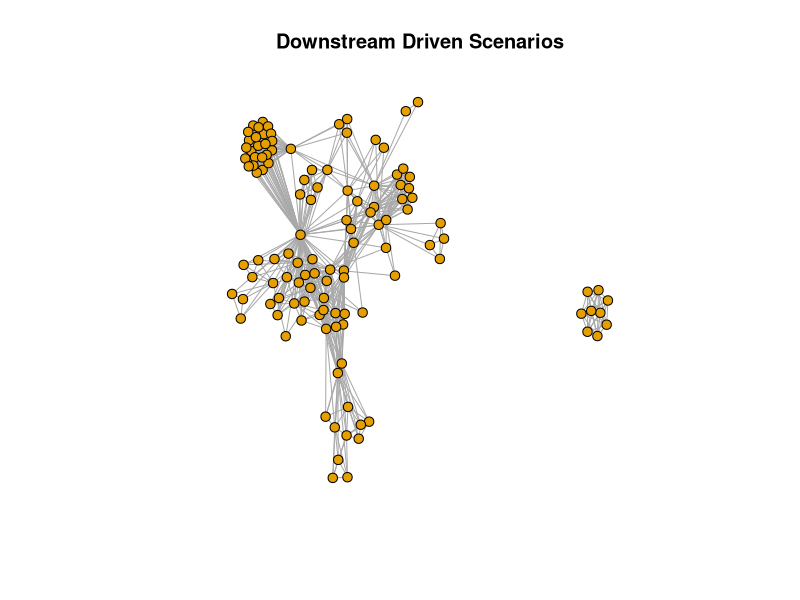
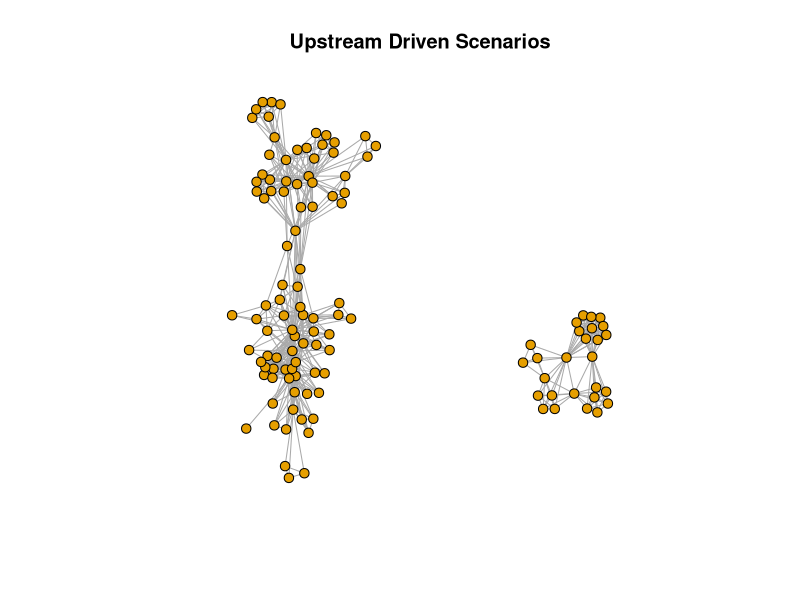
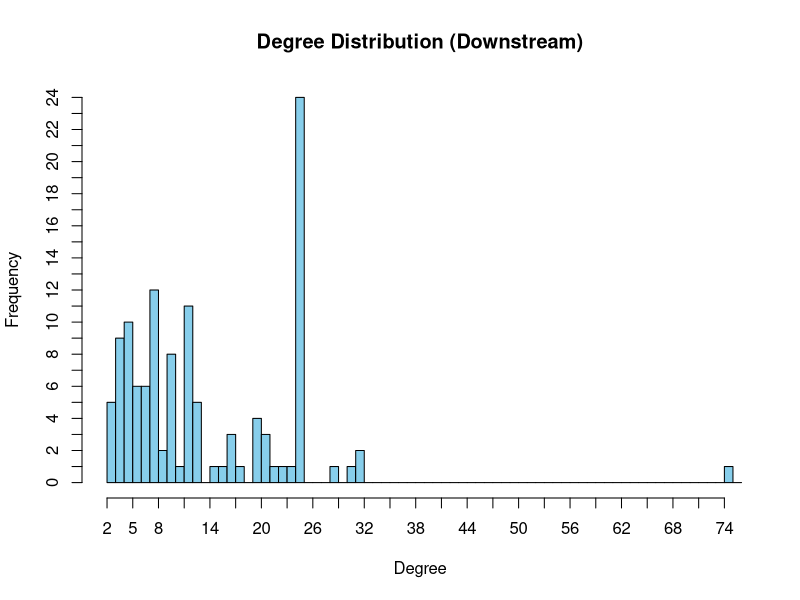
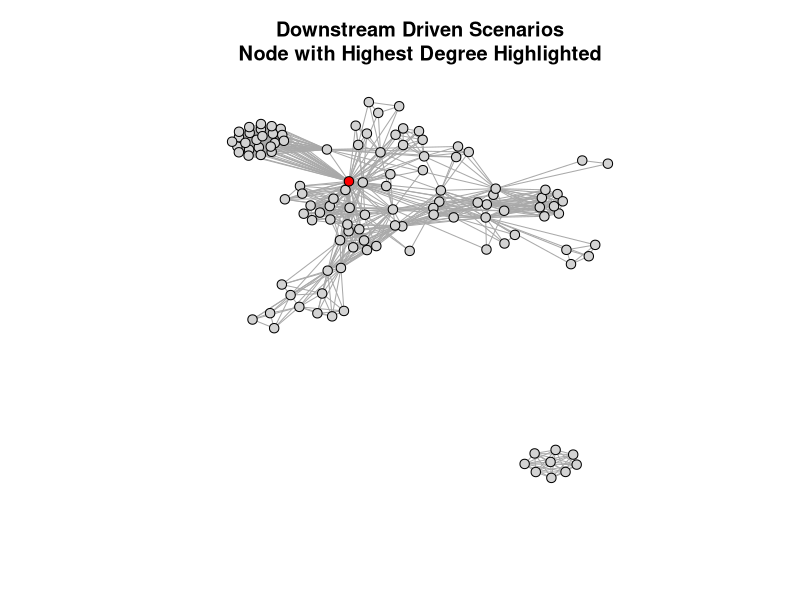
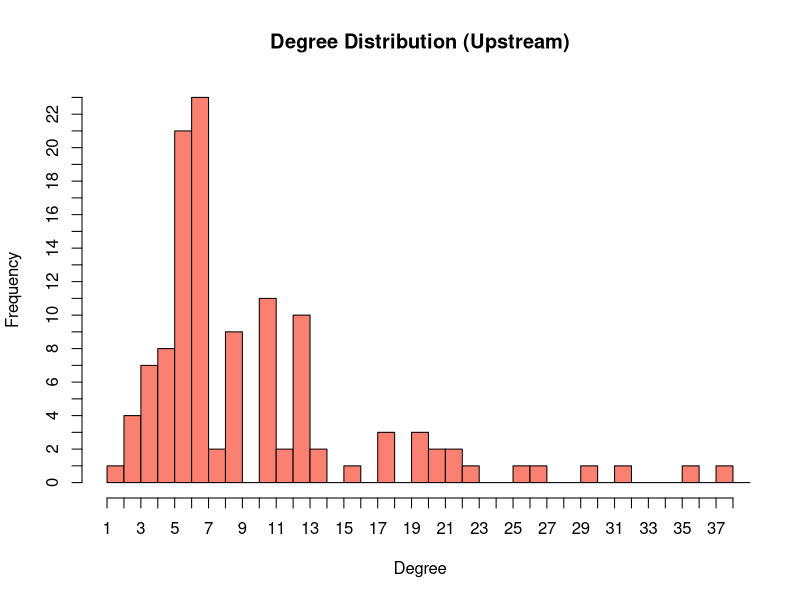
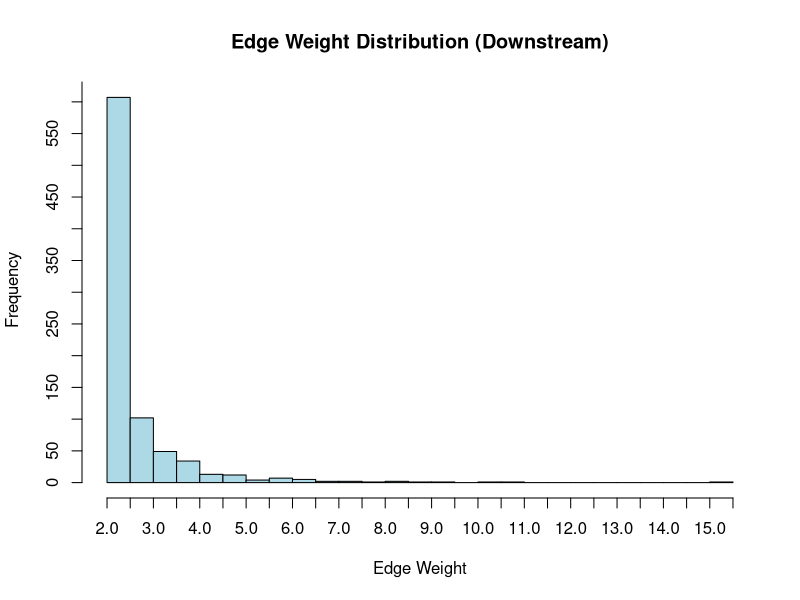
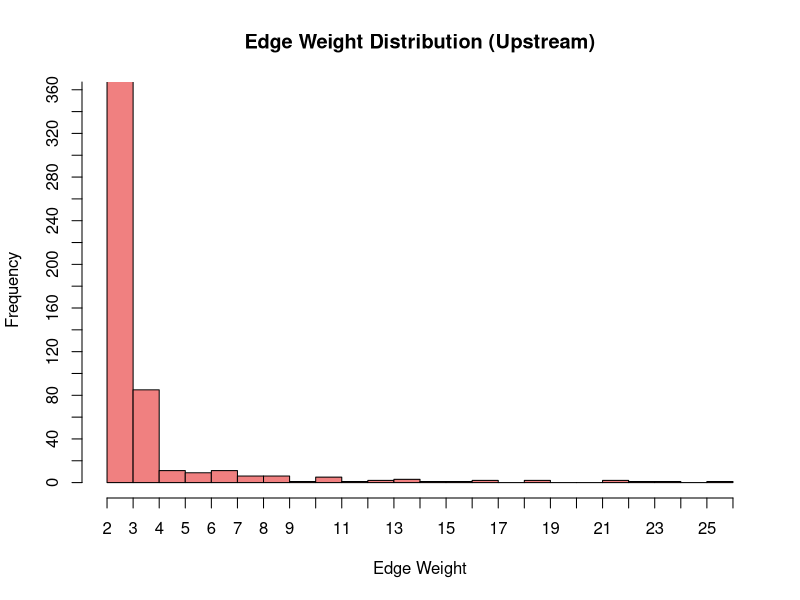
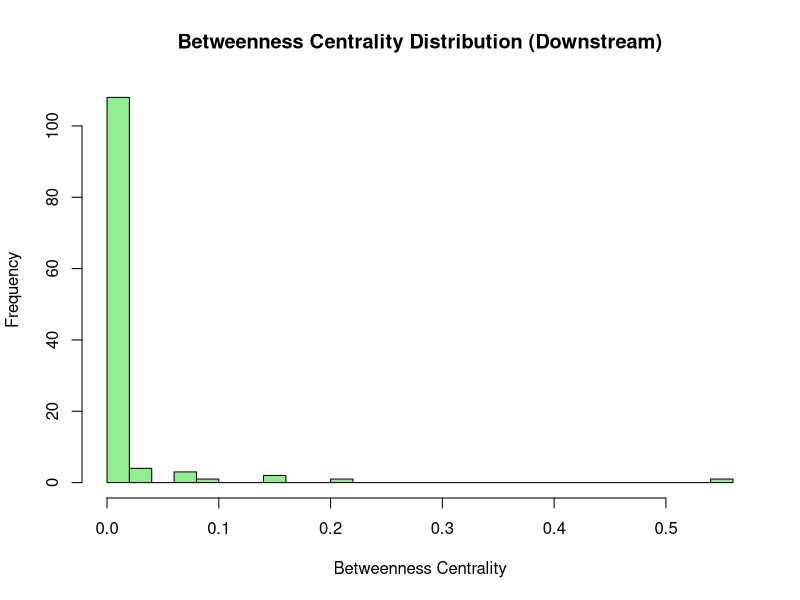

The R source for these figures, in order:
library(igraph)
#install.packages("rstudioapi")
library(rstudioapi)

# To set current directory as working directory:
setwd(dirname(rstudioapi::getActiveDocumentContext()$path))
getwd()
list.files()

# --- Downstream Driven Scenarios Graph ---

# Read the CSV file
df_ds <- read.csv("../data/downstream_driven.csv", stringsAsFactors = FALSE)

# Get unique usernames (nodes = developers)
nodes_ds <- unique(df_ds$username)

# Create edges with weights based on shared scenarios
# edge_weights will store the weight for each pair
edge_weights <- list()

scenarios <- unique(df_ds$scenario)

for (scenario in scenarios) {
  # Get all rows for this scenario
  scenario_data <- df_ds[df_ds$scenario == scenario, ]
  
  # Calculate involvement for each developer in this scenario
  # (sum of max_inv across all projects they appear in for this scenario)
  dev_involvement <- aggregate(max_inv ~ username, data = scenario_data, FUN = sum)
  
  # Get developers in this scenario
  devs <- unique(scenario_data$username)
  
  # Create edges between all pairs of developers in this scenario
  if (length(devs) > 1) {
    pairs <- combn(devs, 2)
    for (i in 1:ncol(pairs)) {
      dev1 <- pairs[1, i]
      dev2 <- pairs[2, i]
      
      # Get involvement values for both developers
      inv1 <- dev_involvement$max_inv[dev_involvement$username == dev1]
      inv2 <- dev_involvement$max_inv[dev_involvement$username == dev2]
      
      # Calculate scenario weight as average of their involvements
      scenario_weight <- mean(c(inv1, inv2))
      
      # Create edge key (sorted to avoid duplicates)
      edge_key <- paste(sort(c(dev1, dev2)), collapse = "_")
      
      # Add to cumulative weight
      if (is.null(edge_weights[[edge_key]])) {
        edge_weights[[edge_key]] <- scenario_weight
      } else {
        edge_weights[[edge_key]] <- edge_weights[[edge_key]] + scenario_weight
      }
    }
  }
}

# Convert edge_weights list to edge_list dataframe
edge_list <- data.frame(
  from = character(),
  to = character(),
  weight = numeric(),
  stringsAsFactors = FALSE
)

for (edge_key in names(edge_weights)) {
  devs <- strsplit(edge_key, "_")[[1]]
  edge_list <- rbind(edge_list, data.frame(
    from = devs[1],
    to = devs[2],
    weight = edge_weights[[edge_key]],
    stringsAsFactors = FALSE
  ))
}

# Create the graph
g_ds <- graph_from_data_frame(d = edge_list, vertices = nodes_ds, directed = FALSE)

# Add inverse weight as edge attribute (for distance-based metrics)
E(g_ds)$inv_weight <- 1 / E(g_ds)$weight

cat("\n--- Downstream Driven Graph Metrics ---\n")
# Print graph summary
print(paste("Number of nodes (downstream):", vcount(g_ds)))
print(paste("Number of edges (downstream):", ecount(g_ds)))
print(paste("Edge weight range (downstream):", min(E(g_ds)$weight), "to", max(E(g_ds)$weight)))
#print(g)


# Plot the graph
plot(g_ds, vertex.size=5, vertex.label=NA, edge.arrow.size=0.4, layout = layout_nicely(g_ds), main = "Downstream Driven Scenarios")

# --- Downstream Graph Metrics ---
# 1. Number of connected components
num_components_ds <- components(g_ds)$no
cat("Number of connected components:", num_components_ds, "\n")
# 2. Giant component size
giant_component_size_ds <- max(components(g_ds)$csize)
cat("Giant component size:", giant_component_size_ds, "\n")
# 3. Graph density
density_ds <- edge_density(g_ds)
cat("Graph density:", density_ds, "\n")
# 4. Average weighted degree
avg_weighted_degree_ds <- mean(strength(g_ds, weights=E(g_ds)$weight))
cat("Average weighted degree:", avg_weighted_degree_ds, "\n")

# --- Upstream Driven Scenarios Graph ---
# Read the upstream CSV file
df_up <- read.csv("../data/upstream_driven.csv", stringsAsFactors = FALSE)

# Get unique usernames (nodes = developers)
nodes_up <- unique(df_up$username)

# Create edges with weights based on shared scenarios
edge_weights_up <- list()

scenarios_up <- unique(df_up$scenario)

for (scenario in scenarios_up) {
  # Get all rows for this scenario
  scenario_data <- df_up[df_up$scenario == scenario, ]
  
  # Calculate involvement for each developer in this scenario
  dev_involvement <- aggregate(max_inv ~ username, data = scenario_data, FUN = sum)
  
  # Get developers in this scenario
  devs_up <- unique(scenario_data$username)
  
  # Create edges between all pairs of developers in this scenario
  if (length(devs_up) > 1) {
    pairs_up <- combn(devs_up, 2)
    for (i in 1:ncol(pairs_up)) {
      dev1 <- pairs_up[1, i]
      dev2 <- pairs_up[2, i]
      
      # Get involvement values for both developers
      inv1 <- dev_involvement$max_inv[dev_involvement$username == dev1]
      inv2 <- dev_involvement$max_inv[dev_involvement$username == dev2]
      
      # Calculate scenario weight as average of their involvements
      scenario_weight <- mean(c(inv1, inv2))
      
      # Create edge key (sorted to avoid duplicates)
      edge_key <- paste(sort(c(dev1, dev2)), collapse = "_")
      
      # Add to cumulative weight
      if (is.null(edge_weights_up[[edge_key]])) {
        edge_weights_up[[edge_key]] <- scenario_weight
      } else {
        edge_weights_up[[edge_key]] <- edge_weights_up[[edge_key]] + scenario_weight
      }
    }
  }
}

# Convert edge_weights list to edge_list dataframe
edge_list_up <- data.frame(
  from = character(),
  to = character(),
  weight = numeric(),
  stringsAsFactors = FALSE
)

for (edge_key in names(edge_weights_up)) {
  devs <- strsplit(edge_key, "_")[[1]]
  edge_list_up <- rbind(edge_list_up, data.frame(
    from = devs[1],
    to = devs[2],
    weight = edge_weights_up[[edge_key]],
    stringsAsFactors = FALSE
  ))
}

# Create the graph
g_up <- graph_from_data_frame(d = edge_list_up, vertices = nodes_up, directed = FALSE)

# Add inverse weight as edge attribute (for distance-based metrics)
E(g_up)$inv_weight <- 1 / E(g_up)$weight

cat("\n--- Upstream Driven Graph Metrics ---\n")
# Print graph summary
print(paste("Number of nodes (upstream):", vcount(g_up)))
print(paste("Number of edges (upstream):", ecount(g_up)))
print(paste("Edge weight range (upstream):", min(E(g_up)$weight), "to", max(E(g_up)$weight)))


# Plot the graph
plot(g_up, vertex.size=5, vertex.label=NA, edge.arrow.size=0.4, layout = layout_nicely(g_up), main = "Upstream Driven Scenarios")

# --- Upstream Graph Metrics ---
# 1. Number of connected components
num_components_up <- components(g_up)$no
cat("Number of connected components:", num_components_up, "\n")
# 2. Giant component size
giant_component_size_up <- max(components(g_up)$csize)
cat("Giant component size:", giant_component_size_up, "\n")
# 3. Graph density
density_up <- edge_density(g_up)
cat("Graph density:", density_up, "\n")
# 4. Average weighted degree
avg_weighted_degree_up <- mean(strength(g_up, weights=E(g_up)$weight))
cat("Average weighted degree:", avg_weighted_degree_up, "\n")

# --- Degree Distribution (Unweighted) ---
# Downstream Driven Graph
deg_ds <- degree(g_ds, mode = "all")
hist_ds <- hist(deg_ds, breaks = seq(min(deg_ds), max(deg_ds)+1, by=1),
               main = "Degree Distribution (Downstream)",
               xlab = "Degree", ylab = "Frequency", col = "skyblue",
               xaxt = "n", yaxt = "n", xlim = c(min(deg_ds), max(deg_ds)), ylim = c(0, max(tabulate(deg_ds+1))))
# Custom x and y axes with more ticks
axis(1, at = seq(min(deg_ds), max(deg_ds), by = max(1, floor((max(deg_ds)-min(deg_ds))/20))))
axis(2, at = seq(0, max(hist_ds$counts), by = max(1, floor(max(hist_ds$counts)/20))))

# Print degree distribution (downstream)
cat("\nDegree distribution (downstream):\n")
print(table(deg_ds))

# --- Visualize Node with Highest Degree (Downstream) ---
max_deg_ds <- max(deg_ds)
node_max_deg_ds <- names(deg_ds)[which(deg_ds == max_deg_ds)]
cat("\nNode with highest degree (downstream):", node_max_deg_ds, "with degree", max_deg_ds, "\n")

# Highlight this node in the downstream-driven graph
vertex_colors <- rep("lightgray", vcount(g_ds))
vertex_colors[which(V(g_ds)$name == node_max_deg_ds)] <- "red"
plot(g_ds, vertex.size=5, vertex.label=NA, edge.arrow.size=0.4,
  layout = layout_nicely(g_ds), main = paste("Downstream Driven Scenarios\nNode with Highest Degree Highlighted"),
  vertex.color = vertex_colors)

# Upstream Driven Graph
deg_up <- degree(g_up, mode = "all")
hist_up <- hist(deg_up, breaks = seq(min(deg_up), max(deg_up)+1, by=1),
               main = "Degree Distribution (Upstream)",
               xlab = "Degree", ylab = "Frequency", col = "salmon",
               xaxt = "n", yaxt = "n", xlim = c(min(deg_up), max(deg_up)), ylim = c(0, max(tabulate(deg_up+1))))
# Custom x and y axes with more ticks
axis(1, at = seq(min(deg_up), max(deg_up), by = max(1, floor((max(deg_up)-min(deg_up))/20))))
axis(2, at = seq(0, max(hist_up$counts), by = max(1, floor(max(hist_up$counts)/20))))

# Print degree distribution (upstream)
cat("\nDegree distribution (upstream):\n")
print(table(deg_up))

# --- Edge Weight Distribution (Histogram) ---
# Downstream Driven Graph
edge_weights_ds <- E(g_ds)$weight
hist(edge_weights_ds, breaks = 30, main = "Edge Weight Distribution (Downstream)",
  xlab = "Edge Weight", ylab = "Frequency", col = "lightblue",
  xaxt = "n", yaxt = "n", xlim = c(min(edge_weights_ds), max(edge_weights_ds)), ylim = c(0, max(tabulate(as.integer(edge_weights_ds)))))
axis(1, at = pretty(edge_weights_ds, n = 20))
axis(2, at = pretty(hist(edge_weights_ds, plot=FALSE)$counts, n = 20))

# Print edge weight distribution (downstream)
cat("\nEdge weight distribution (downstream):\n")
print(summary(edge_weights_ds))
cat("\nEdge weight frequency table (downstream):\n")
print(table(edge_weights_ds))

# Upstream Driven Graph
edge_weights_up <- E(g_up)$weight
hist(edge_weights_up, breaks = 30, main = "Edge Weight Distribution (Upstream)",
  xlab = "Edge Weight", ylab = "Frequency", col = "lightcoral",
  xaxt = "n", yaxt = "n", xlim = c(min(edge_weights_up), max(edge_weights_up)), ylim = c(0, max(tabulate(as.integer(edge_weights_up)))))
axis(1, at = pretty(edge_weights_up, n = 20))
axis(2, at = pretty(hist(edge_weights_up, plot=FALSE)$counts, n = 20))

# Print edge weight distribution (upstream)
cat("\nEdge weight distribution (upstream):\n")
print(summary(edge_weights_up))
cat("\nEdge weight frequency table (upstream):\n")
print(table(edge_weights_up))

# --- Average Path Length (using inverse weights as distances) ---
if (is_connected(g_ds)) {
  avg_path_length_ds <- mean_distance(g_ds, weights = E(g_ds)$inv_weight)
  cat("\nAverage path length (downstream, inv_weight):", avg_path_length_ds, "\n")
} else {
  cat("\nDownstream graph is not connected; computing average path length for the largest component.\n")
  comp_ds <- components(g_ds)
  giant_ds <- induced_subgraph(g_ds, which(comp_ds$membership == which.max(comp_ds$csize)))
  avg_path_length_ds <- mean_distance(giant_ds, weights = E(giant_ds)$inv_weight)
  cat("Average path length (downstream, inv_weight, giant component):", avg_path_length_ds, "\n")
}

if (is_connected(g_up)) {
  avg_path_length_up <- mean_distance(g_up, weights = E(g_up)$inv_weight)
  cat("Average path length (upstream, inv_weight):", avg_path_length_up, "\n")
} else {
  cat("Upstream graph is not connected; computing average path length for the largest component.\n")
  comp_up <- components(g_up)
  giant_up <- induced_subgraph(g_up, which(comp_up$membership == which.max(comp_up$csize)))
  avg_path_length_up <- mean_distance(giant_up, weights = E(giant_up)$inv_weight)
  cat("Average path length (upstream, inv_weight, giant component):", avg_path_length_up, "\n")
}

# --- Betweenness Centrality (using inverse weights as distances) ---
cat("\nTop 10 betweenness centrality (downstream, inv_weight):\n")
betw_ds <- betweenness(g_ds, weights = E(g_ds)$inv_weight, normalized = TRUE)
betw_ds_sorted <- sort(betw_ds, decreasing = TRUE)
print(head(betw_ds_sorted, 10))

# --- Betweenness Centrality Statistics and Plots (Downstream) ---
cat("\nBetweenness centrality stats (downstream):\n")
cat("\nFull betweenness centrality distribution (downstream):\n")
print(betw_ds)
cat("Mean:", mean(betw_ds), "\n")
cat("Variance:", var(betw_ds), "\n")

hist(betw_ds, breaks = 30, main = "Betweenness Centrality Distribution (Downstream)",
  xlab = "Betweenness Centrality", ylab = "Frequency", col = "lightgreen")
boxplot(betw_ds, main = "Betweenness Centrality Boxplot (Downstream)", horizontal = TRUE, col = "lightgreen")

cat("\nTop 10 betweenness centrality (upstream, inv_weight):\n")
betw_up <- betweenness(g_up, weights = E(g_up)$inv_weight, normalized = TRUE)
betw_up_sorted <- sort(betw_up, decreasing = TRUE)
print(head(betw_up_sorted, 10))

# --- Betweenness Centrality Statistics and Plots (Upstream) ---
cat("\nBetweenness centrality stats (upstream):\n")
cat("\nFull betweenness centrality distribution (upstream):\n")
print(betw_up)
cat("Mean:", mean(betw_up), "\n")
cat("Variance:", var(betw_up), "\n")
hist(betw_up, breaks = 30, main = "Betweenness Centrality Distribution (Upstream)",
  xlab = "Betweenness Centrality", ylab = "Frequency", col = "orange")
boxplot(betw_up, main = "Betweenness Centrality Boxplot (Upstream)", horizontal = TRUE, col = "orange")

# --- Kolmogorov–Smirnov Test: Compare Betweenness Distributions ---
cat("\nKolmogorov–Smirnov test (KS test) for betweenness centrality distributions (downstream vs upstream):\n")
ks_result <- ks.test(betw_ds, betw_up)
print(ks_result)

cat("\nWilcoxon rank-sum test (Mann-Whitney U test) for betweenness centrality distributions (downstream vs upstream):\n")
wt_result <- wilcox.test(betw_ds, betw_up)
print(wt_result)

# --- Plot Networks Color-Coded by Betweenness Centrality Rank ---

# Helper function to assign colors by rank
get_centrality_colors <- function(names_vec, betw_sorted) {
  colors <- rep("lightgray", length(names_vec))
  top1 <- names(betw_sorted)[1]
  top5 <- names(betw_sorted)[2:5]
  top10 <- names(betw_sorted)[6:10]
  colors[names_vec == top1] <- "red"
  colors[names_vec %in% top5] <- "orange"
  colors[names_vec %in% top10] <- "yellow"
  return(colors)
}

# Downstream network plot
colors_ds <- get_centrality_colors(V(g_ds)$name, betw_ds_sorted)
plot(g_ds, vertex.size=5, vertex.label=NA, edge.arrow.size=0.4,
  layout = layout_nicely(g_ds), main = "Downstream: Nodes by Betweenness Rank",
  vertex.color = colors_ds)
legend("topright", legend = c("Top 1", "Top 2-5", "Top 6-10", "Other"),
    col = c("red", "orange", "yellow", "lightgray"), pch = 19, pt.cex = 1.5, bty = "n")

# Upstream network plot
colors_up <- get_centrality_colors(V(g_up)$name, betw_up_sorted)
plot(g_up, vertex.size=5, vertex.label=NA, edge.arrow.size=0.4,
  layout = layout_nicely(g_up), main = "Upstream: Nodes by Betweenness Rank",
  vertex.color = colors_up)
legend("topright", legend = c("Top 1", "Top 2-5", "Top 6-10", "Other"),
    col = c("red", "orange", "yellow", "lightgray"), pch = 19, pt.cex = 1.5, bty = "n")


# --- Louvain Community Detection (using edge weights) ---
cat("\nLouvain community detection (downstream, using weights):\n")
comm_ds <- cluster_louvain(g_ds, weights = E(g_ds)$weight)
print(comm_ds)
cat("Membership table (downstream):\n")
print(table(membership(comm_ds)))

cat("\nLouvain community detection (upstream, using weights):\n")
comm_up <- cluster_louvain(g_up, weights = E(g_up)$weight)
print(comm_up)
cat("Membership table (upstream):\n")
print(table(membership(comm_up)))

# --- Plot Networks Color-Coded by Louvain Communities ---
set.seed(42) # seed for the colors
comm_colors_ds <- rainbow(length(unique(membership(comm_ds))))
vertex_colors_ds <- comm_colors_ds[membership(comm_ds)]
plot(g_ds, vertex.size=5, vertex.label=NA, edge.arrow.size=0.4,
  layout = layout_nicely(g_ds), main = "Downstream: Louvain Communities",
  vertex.color = vertex_colors_ds)
legend("topright", legend = paste("Community", sort(unique(membership(comm_ds)))),
    col = comm_colors_ds, pch = 19, pt.cex = 1.2, bty = "n")

comm_colors_up <- rainbow(length(unique(membership(comm_up))))
vertex_colors_up <- comm_colors_up[membership(comm_up)]
plot(g_up, vertex.size=5, vertex.label=NA, edge.arrow.size=0.4,
  layout = layout_nicely(g_up), main = "Upstream: Louvain Communities",
  vertex.color = vertex_colors_up)
legend("topright", legend = paste("Community", sort(unique(membership(comm_up)))),
    col = comm_colors_up, pch = 19, pt.cex = 1.2, bty = "n")
